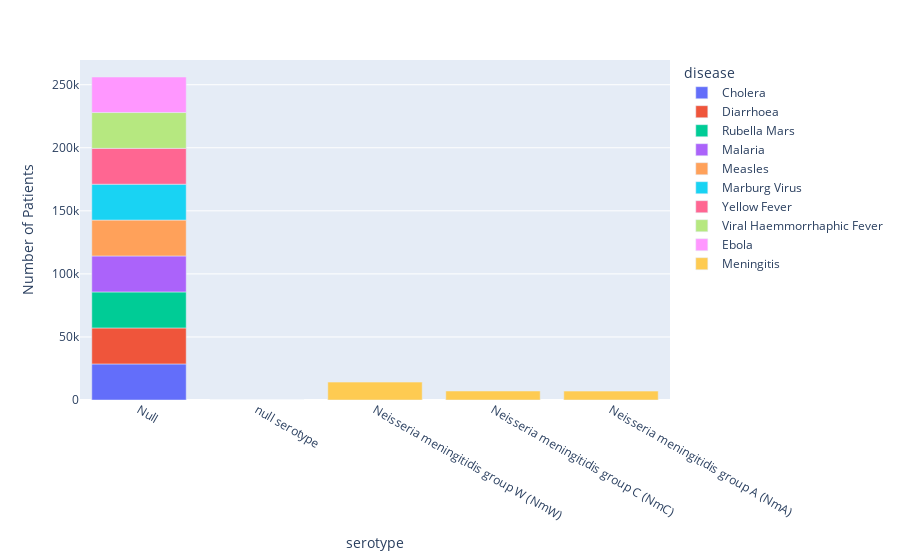

Here is the notebook cell this chart was saved with:
### Markdown cell above
Выявлен минингит

### Code cell
px.bar(data_serotype, x='serotype' , y='Number of Patients', color= 'disease' )

### Figure 1 — Plotly figure (JSON) as saved in the notebook; plotly's stock layout.template omitted (floating-point values rounded to 4 significant figures)
{"data": [{"alignmentgroup": "True", "hovertemplate": "disease=Cholera<br>serotype=%{x}<br>Number of Patients=%{y}<extra></extra>", "legendgroup": "Cholera", "marker": {"color": "#636efa", "pattern": {"shape": ""}}, "name": "Cholera", "offsetgroup": "Cholera", "orientation": "v", "showlegend": true, "textposition": "auto", "x": ["Null", "null serotype"], "xaxis": "x", "y": [28588, 1], "yaxis": "y", "type": "bar"}, {"alignmentgroup": "True", "hovertemplate": "disease=Diarrhoea<br>serotype=%{x}<br>Number of Patients=%{y}<extra></extra>", "legendgroup": "Diarrhoea", "marker": {"color": "#EF553B", "pattern": {"shape": ""}}, "name": "Diarrhoea", "offsetgroup": "Diarrhoea", "orientation": "v", "showlegend": true, "textposition": "auto", "x": ["Null"], "xaxis": "x", "y": [28550], "yaxis": "y", "type": "bar"}, {"alignmentgroup": "True", "hovertemplate": "disease=Rubella Mars<br>serotype=%{x}<br>Number of Patients=%{y}<extra></extra>", "legendgroup": "Rubella Mars", "marker": {"color": "#00cc96", "pattern": {"shape": ""}}, "name": "Rubella Mars", "offsetgroup": "Rubella Mars", "orientation": "v", "showlegend": true, "textposition": "auto", "x": ["Null"], "xaxis": "x", "y": [28539], "yaxis": "y", "type": "bar"}, {"alignmentgroup": "True", "hovertemplate": "disease=Malaria<br>serotype=%{x}<br>Number of Patients=%{y}<extra></extra>", "legendgroup": "Malaria", "marker": {"color": "#ab63fa", "pattern": {"shape": ""}}, "name": "Malaria", "offsetgroup": "Malaria", "orientation": "v", "showlegend": true, "textposition": "auto", "x": ["Null"], "xaxis": "x", "y": [28535], "yaxis": "y", "type": "bar"}, {"alignmentgroup": "True", "hovertemplate": "disease=Measles<br>serotype=%{x}<br>Number of Patients=%{y}<extra></extra>", "legendgroup": "Measles", "marker": {"color": "#FFA15A", "pattern": {"shape": ""}}, "name": "Measles", "offsetgroup": "Measles", "orientation": "v", "showlegend": true, "textposition": "auto", "x": ["Null"], "xaxis": "x", "y": [28471], "yaxis": "y", "type": "bar"}, {"alignmentgroup": "True", "hovertemplate": "disease=Marburg Virus<br>serotype=%{x}<br>Number of Patients=%{y}<extra></extra>", "legendgroup": "Marburg Virus", "marker": {"color": "#19d3f3", "pattern": {"shape": ""}}, "name": "Marburg Virus", "offsetgroup": "Marburg Virus", "orientation": "v", "showlegend": true, "textposition": "auto", "x": ["Null"], "xaxis": "x", "y": [28430], "yaxis": "y", "type": "bar"}, {"alignmentgroup": "True", "hovertemplate": "disease=Yellow Fever<br>serotype=%{x}<br>Number of Patients=%{y}<extra></extra>", "legendgroup": "Yellow Fever", "marker": {"color": "#FF6692", "pattern": {"shape": ""}}, "name": "Yellow Fever", "offsetgroup": "Yellow Fever", "orientation": "v", "showlegend": true, "textposition": "auto", "x": ["Null"], "xaxis": "x", "y": [28428], "yaxis": "y", "type": "bar"}, {"alignmentgroup": "True", "hovertemplate": "disease=Viral Haemmorrhaphic Fever<br>serotype=%{x}<br>Number of Patients=%{y}<extra></extra>", "legendgroup": "Viral Haemmorrhaphic Fever", "marker": {"color": "#B6E880", "pattern": {"shape": ""}}, "name": "Viral Haemmorrhaphic Fever", "offsetgroup": "Viral Haemmorrhaphic Fever", "orientation": "v", "showlegend": true, "textposition": "auto", "x": ["Null"], "xaxis": "x", "y": [28401], "yaxis": "y", "type": "bar"}, {"alignmentgroup": "True", "hovertemplate": "disease=Ebola<br>serotype=%{x}<br>Number of Patients=%{y}<extra></extra>", "legendgroup": "Ebola", "marker": {"color": "#FF97FF", "pattern": {"shape": ""}}, "name": "Ebola", "offsetgroup": "Ebola", "orientation": "v", "showlegend": true, "textposition": "auto", "x": ["Null"], "xaxis": "x", "y": [28179], "yaxis": "y", "type": "bar"}, {"alignmentgroup": "True", "hovertemplate": "disease=Meningitis<br>serotype=%{x}<br>Number of Patients=%{y}<extra></extra>", "legendgroup": "Meningitis", "marker": {"color": "#FECB52", "pattern": {"shape": ""}}, "name": "Meningitis", "offsetgroup": "Meningitis", "orientation": "v", "showlegend": true, "textposition": "auto", "x": ["Neisseria meningitidis group W (NmW)", "Neisseria meningitidis group C (NmC)", "Neisseria meningitidis group A (NmA)"], "xaxis": "x", "y": [14194, 7130, 7038], "yaxis": "y", "type": "bar"}], "layout": {"xaxis": {"anchor": "y", "domain": [0, 1], "title": {"text": "serotype"}}, "yaxis": {"anchor": "x", "domain": [0, 1], "title": {"text": "Number of Patients"}}, "legend": {"title": {"text": "disease"}, "tracegroupgap": 0}, "margin": {"t": 60}, "barmode": "relative"}}
